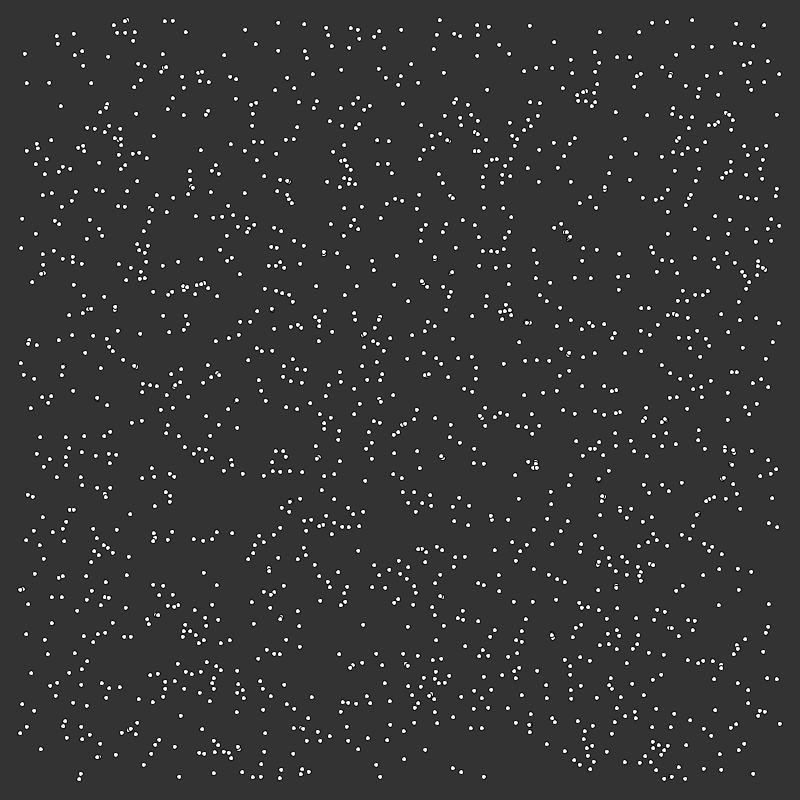
Frame 1 (no input)
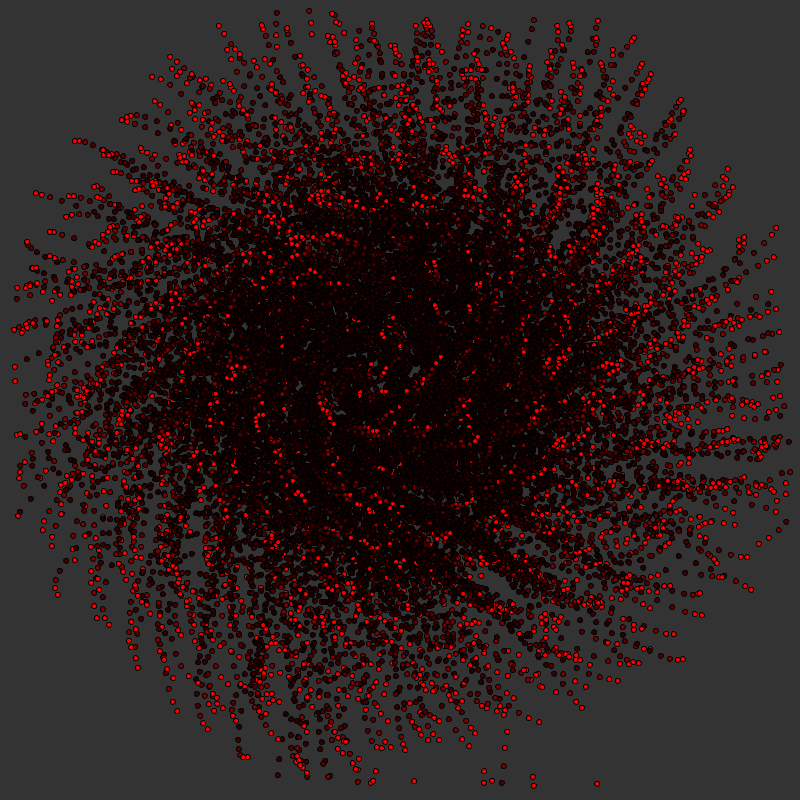
Frame 60 (the mouse pressed at the canvas centre just before this capture)
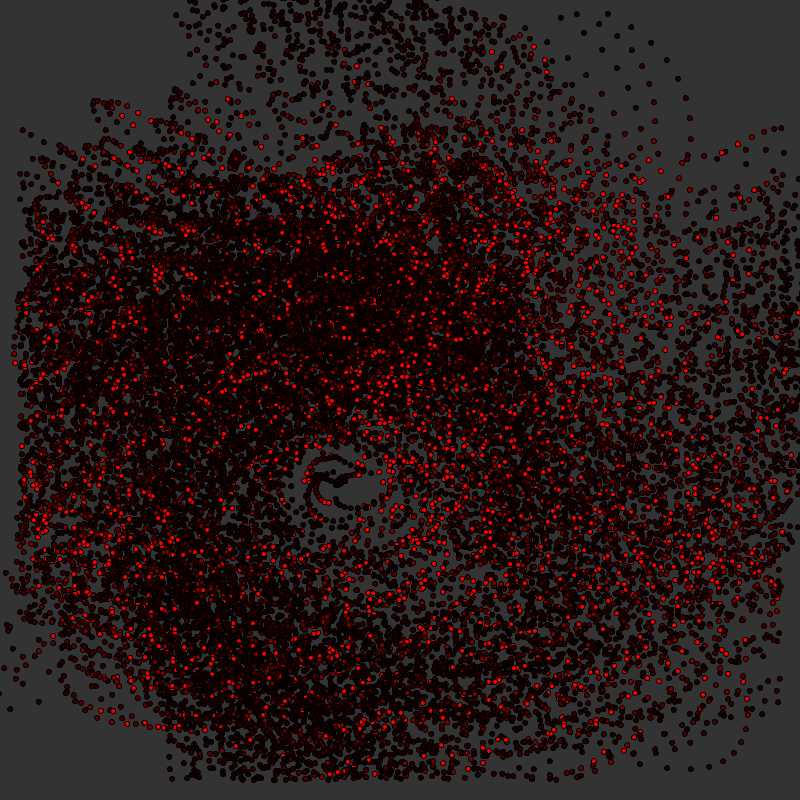
Frame 120 (the mouse held since frame 60 and released just before this capture)

The Processing sketch that drew these frames (run headless with seeded random() and noise(); from frame 60 on, the mouse is pressed at the canvas centre):

// Processing sketch: bounce
// ── bounce.pde
float cohesion_scale = 0.075;
float separation_scale = 2.125;
float separation_eps = 0.1;
float alignment_scale = 1.0/1.8;

// history parameters
int history_length = 15;
int curstep = 0;

// timing parameters
int interval = 25;
int lastRecordedTime = 0;

// optional plotting flags
boolean fade_colors = true;
boolean show_history = true;

int numBouncyAgents = 1600;




class BouncyAgent {
  PVector pos, vel;
  PVector[] history;
  
  BouncyAgent(float x, float y, float vx, float vy) {
    pos = new PVector(x,y);
    vel = new PVector(vx,vy);
    history = new PVector[history_length];
  }
  
  PVector cohesion(BouncyAgent[] BouncyAgents) {
    PVector tot = pos.copy();
    int n = 1;
  
    for (int i = 0; i < numBouncyAgents; i++) {
      if (pos.dist(BouncyAgents[i].pos) < eps) {
        n += 1;
        tot.add(BouncyAgents[i].pos);
      }
    }
  
    tot.mult(cohesion_scale / float(n));
    tot.sub(pos);
    return tot;
  }
  
  PVector separation(BouncyAgent[] BouncyAgents) {
    PVector v = new PVector(0.0, 0.0);
    
    for (int i = 0; i < numBouncyAgents; i++) {
      if (pos.dist(BouncyAgents[i].pos) < separation_eps) {
        PVector t = BouncyAgents[i].pos.copy();
        t.sub(pos);
        v.sub(t);
      }
    }
    
    v.mult(separation_scale);
    return v;
  }

  PVector alignment(BouncyAgent[] BouncyAgents) {
    PVector v = new PVector(0.0, 0.0);
    int n = 1;
    
    for (int i = 0; i < numBouncyAgents; i++) {
      if (pos.dist(BouncyAgents[i].pos) < eps) {
        v.add(BouncyAgents[i].vel);
        n += 1;
      }
    }
    
    v.mult(1.0 / float(n));
    v.sub(vel);
    v.mult(separation_scale);
    return v;
  }


  void step(float dt, BouncyAgent[] others) {
    PVector v_cohesion = cohesion(others);
    PVector v_separation = separation(others);
    PVector v_alignment = alignment(others);
    history[curstep] = pos.copy();
    
    // update velocity
    PVector t = v_cohesion;
    t.add(v_separation);
    t.add(v_alignment);
    t.mult(0.1);
    vel.add(t);
    
    // scale velocity and add to self.
    PVector v = vel.copy();
    v.mult(dt);
    pos.add(v);
    
    // keep inside the bounding box
    if (abs(pos.x) > 1.0) {
      pos.x *= -1.0;
    }
    if (abs(pos.y) > 1.0) {
      pos.y *= -1.0;
    }
  }
}

BouncyAgent[] BouncyAgents = new BouncyAgent[numBouncyAgents];
float eps = 0.1;

void init() {
  for (int i = 0; i < numBouncyAgents; i++) {
    BouncyAgents[i] = new BouncyAgent(random(-1,1),random(-1,1),random(-0.2,0.2),random(-0.2,0.2));
  }
}

void iteration() {
  for (int i = 0; i < numBouncyAgents; i++) {
    BouncyAgents[i].step(0.1, BouncyAgents);
  }
  curstep = (curstep + 1) % history_length;
}

void setup() {
  size(800,800);
  init();
}

void draw() {
  background(51);
  for (int i = 0; i < numBouncyAgents; i++) {
    if (show_history) {
      for (int j = 0; j < history_length; j++) {
        int hpos = (curstep + j) % history_length;
        if (BouncyAgents[i].history[hpos] != null) {
          if (fade_colors) {
            fill(color(255/(history_length-j),0,0));
          }
          ellipse(BouncyAgents[i].history[hpos].x*(width/2-20) + width/2, 
                  BouncyAgents[i].history[hpos].y*(height/2-20) + height/2, 5, 5);
        }
      }
    }
    
    ellipse(BouncyAgents[i].pos.x*(width/2-20) + width/2, BouncyAgents[i].pos.y*(height/2-20)+height/2, 5, 5);
  }
  if (millis()-lastRecordedTime > interval) {
    iteration();
    lastRecordedTime = millis();
  }
}
